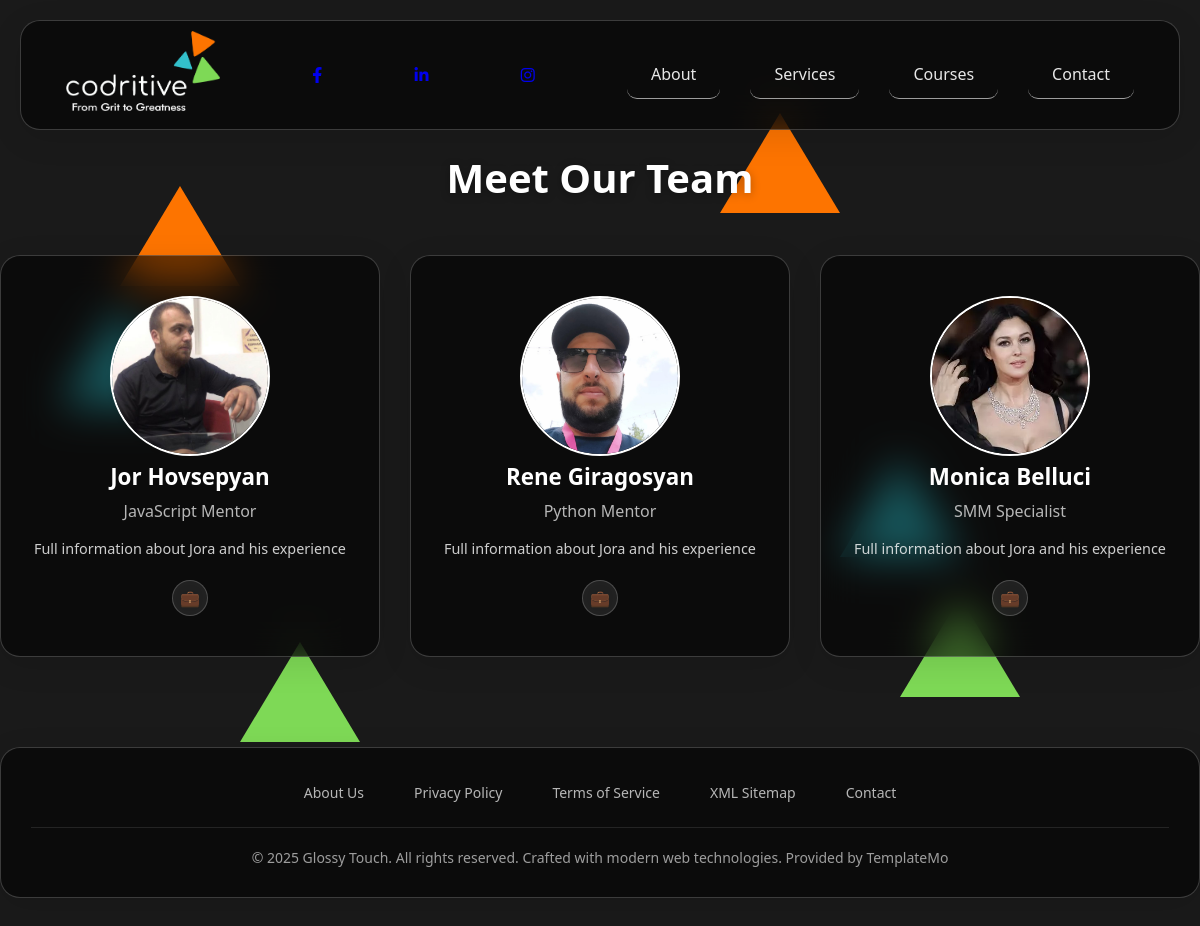
The page /about/ on the database its author committed.
### core/models.py (models this page shows, shortened)
class Logo(models.Model):
    image = models.ImageField(upload_to='logo_images/', blank=True, null=True)

class Our_Team(models.Model):
    POSITION_CHOICES = [
        ('QA Specialist', 'QA Specialist'),
        ('Python Mentor', 'Python Mentor'),
        ('UI/UX Designer', 'UI/UX Designer'),
        ('JavaScript Mentor', 'JavaScript Mentor'),
        ('SMM Specialist', 'SMM Specialist'),
        ('Cybersecurity Mentor', 'Cybersecurity Mentor'),
    ]
    name = models.CharField(max_length=100)
    position = models.CharField(max_length=100, choices=POSITION_CHOICES)
    bio = models.TextField()
    image = models.ImageField(upload_to='team_images/', blank=True, null=True)
    link = models.URLField(blank=True, null=True)

### core/views.py (the view)
# urls.py: path('about/', views.about, name='about'),
def about(request):
    about_info = About.objects.first()
    team_members = Our_Team.objects.all()
    return render(request, 'core/about.html', {
        'about': about_info,
        'team_members': team_members
        })

### core/context_processors.py (called while the page is built)
def logo(request):
    return {'logo': Logo.objects.first()}

### core/templates/core/about.html (shortened to what this page needs)
{% extends "core/base.html" %}
{% load static %}
{% block content %}
    <link rel="stylesheet" href="{% static 'css/templatemo-glossy-touch.css' %}">
<div class="container">
    <div class="content-wrapper">
        <section class="team-section">
            <h2>Meet Our Team</h2>
            <div class="team-grid">
                {% for member in team_members %}
                <div class="team-member glass">
                    {% if member.image %}
                    <a href="{% url 'core:tutor' member.pk %}">
                        <img src="{{ member.image.url }}" class="team-avatar-img" style="height:160px">
                    </a>
                    {% else %}
                        <div class="team-avatar">👨‍💻</div>
                    {% endif %}
                    <h3>{{ member.name }}</h3>
                    <p class="role">{{ member.position }}</p>
                    <p class="bio">{{ member.bio }}</p>
                    <div class="team-social">
                        <a href="{% url 'core:tutor' member.pk %}" title="LinkedIn">💼</a>
                    </div>
                </div>
                {% endfor %}
            </div>
        </section>
    </div>
</div>
{% endblock %}

### core/templates/core/base.html (shortened to what this page needs)
{% load static %}
<!DOCTYPE html>
<html lang="en">
<head>
    <link rel="stylesheet" href="{% static 'css/templatemo-glossy-touch.css' %}">
    <link rel="stylesheet" href="https://cdnjs.cloudflare.com/ajax/libs/font-awesome/6.4.0/css/all.min.css">
</head>
<body>
    <div class="bg-shapes">
        <div class="shape"></div>
        <div class="shape"></div>
        <div class="shape"></div>
        <div class="shape"></div>
        <div class="shape"></div>
    </div>
    <header>
        <div class="container">
            <nav class="glass">
                <div class="logo">
                    {% if logo %}
                        <a href="{% url 'core:home' %}">
                            <img src="{{ logo.image.url }}" alt="Logo" style="height:80px">
                        </a>
                    {% else %}
                        <a href="{% url 'core:home' %}">Home</a>
                    {% endif %}
                </div>
                <div class="social-links">
                        <a href="https://www.facebook.com/profile.php?id=61578668529901" target="_blank">
                            <i class="fab fa-facebook-f"></i>
                        </a>
                    </div>
                    <div>
                        <a href="https://www.linkedin.com/company/108302999/admin/dashboard/" target="_blank">
                            <i class="fab fa-linkedin-in"></i>
                        </a>
                    </div>
                    <div>
                        <a href="https://www.instagram.com/codritive/" target="_blank">
                            <i class="fab fa-instagram"></i>
                        </a>
                    </div>
                <div class="nav-links">
                    <a href="{% url 'core:about' %}">About</a>
                    <a href="{% url 'core:service' %}">Services</a>
                    <a href="{% url 'core:training' %}">Courses</a>
                    <a href="{% url 'core:contact' %}">Contact</a>
                </div>
            </nav>
        </div>
    </header>
    {% block content %}{% endblock %}
    <div id="footer">
        <div class="container">
            <footer class="glass">
                <div class="footer-content">
                    <div class="footer-links">
                        <a href="#">About Us</a>
                        <a href="#">Privacy Policy</a>
                        <a href="#">Terms of Service</a>
                        <a href="#">XML Sitemap</a>
                        <a href="#">Contact</a>
                    </div>
                    <div class="copyright">
                        &copy; 2025 Glossy Touch. All rights reserved. Crafted with modern web technologies.
                        Provided by <a rel="nofollow" href="https://templatemo.com" target="_blank">TemplateMo</a>
                    </div>
                </div>
            </footer>
        </div>
    </div>
</body>
</html>

### core/static/css/templatemo-glossy-touch.css (style rules this page uses)
* { margin: 0; padding: 0; box-sizing: border-box; }
body { font-family: "Segoe UI", Tahoma, Geneva, Verdana, sans-serif; background: linear-gradient( 135deg, #0c0c0c 0%, #1a1a2e 15%, #16213e 35%, #0f3460 50%, #533a7d 70%, #8b5a8c 85%, #a0616a 100% ); background-color: transparent; background-color: #1A1A1A !important; background-image: none !important; min-height: 100vh; overflow-x: hidden; overflow: scroll; }
.bg-shapes { position: fixed; top: 0; left: 0; width: 100%; height: 100%; z-index: -1; overflow: hidden; min-height: 100%; background-color: transparent; }
.shape { position: absolute; width: 0; height: 0; background: none; border-left: 60px solid transparent; border-right: 60px solid transparent; border-bottom: 100px solid rgba(245, 247, 246, 0.904); border-radius: 0px; animation: float 6s ease-in-out infinite, spin 12s linear infinite; }
.shape:nth-child(1) { width: 120px; height: 80px; top: 20%; left: 10%; border-bottom: 100px solid #FD7400; animation-delay: 0s, 0s; }
.shape:nth-child(2) { width: 90px; height: 140px; top: 60%; right: 15%; border-bottom: 100px solid #7ED956; animation-delay: 2s, 1s; }
.shape:nth-child(3) { width: 100px; height: 60px; bottom: 20%; left: 20%; border-bottom: 100px solid #7ED956; animation-delay: 4s, 2s; }
.shape:nth-child(4) { width: 80px; height: 120px; top: 10%; right: 30%; border-bottom: 100px solid #FD7400; animation-delay: 1s, 0.5s; }
.shape:nth-child(5) { width: 110px; height: 70px; bottom: 40%; right: 20%; border-bottom: 100px solid #33C0CB; animation-delay: 3s, 1.5s; }
.glass { background-color: #0000008c; backdrop-filter: blur(20px); border: 1px solid rgba(255, 255, 255, 0.2); border-radius: 20px; box-shadow: 0 8px 32px rgba(0, 0, 0, 0.1); transition: all 0.3s ease; position: relative; overflow: hidden; }
header { padding: 20px; }
.container { max-width: 1200px; margin: 0 auto; }
nav { display: flex; justify-content: space-between; align-items: center; padding: 30px 45px; }
.logo { font-size: 32px; font-weight: bold; color: white; text-shadow: 0 2px 10px rgba(0, 0, 0, 0.3); display: flex; align-items: center; gap: 15px; cursor: pointer; height: 40px; width: auto; display: flex; align-items: center; justify-content: center; }
.nav-links { display: flex; gap: 30px; }
.nav-links a { color: rgba(255, 255, 255, 0.9); text-decoration: none; font-weight: 500; transition: all 0.3s ease; padding: 12px 24px 13px 24px; border-radius: 10px; cursor: pointer; font-size: 16px; border-bottom: 1px solid rgba(255, 255, 255, 0.6); }
.content-wrapper { min-height: calc(100vh - 300px); }
.team-section { margin-bottom: 60px; }
.team-section h2 { font-size: 2.5rem; color: white; text-align: center; margin-bottom: 50px; text-shadow: 0 2px 10px rgba(0, 0, 0, 0.3); }
.team-grid { display: grid; grid-template-columns: repeat(3, 1fr); gap: 30px; }
.team-member { padding: 40px 30px; text-align: center; color: white; transition: all 0.3s ease; }
.team-avatar-img { border-radius: 50%; object-fit: cover; width: 160px; height: 160px; border: 2px solid #fff; box-shadow: 0 2px 8px rgba(0,0,0,0.1); }
.team-member h3 { font-size: 1.4rem; margin-bottom: 8px; color: white; }
.team-member .role { font-size: 1rem; color: rgba(255, 255, 255, 0.7); margin-bottom: 15px; }
.team-member .bio { font-size: 0.9rem; line-height: 1.6; color: rgba(255, 255, 255, 0.8); margin-bottom: 20px; }
.team-social { display: flex; justify-content: center; gap: 15px; }
.team-social a { width: 36px; height: 36px; background: rgba(255, 255, 255, 0.1); border-radius: 50%; display: flex; align-items: center; justify-content: center; color: rgba(255, 255, 255, 0.8); text-decoration: none; transition: all 0.3s ease; backdrop-filter: blur(10px); border: 1px solid rgba(255, 255, 255, 0.2); }
#footer { margin-top: 60px; padding: 30px 0; }
.footer-content { padding: 30px; text-align: center; color: rgba(255, 255, 255, 0.8); }
.footer-links { display: flex; justify-content: center; gap: 30px; margin-bottom: 20px; flex-wrap: wrap; }
.footer-links a { color: rgba(255, 255, 255, 0.7); text-decoration: none; font-size: 14px; transition: color 0.3s ease; padding: 5px 10px; }
.copyright { font-size: 14px; color: rgba(255, 255, 255, 0.6); border-top: 1px solid rgba(255, 255, 255, 0.1); padding-top: 20px; }
.copyright a { color: rgba(255, 255, 255, 0.6); text-decoration: none; }

### rows shown on the page
Logo: image (picture)
Our_Team: image (picture), name "Jor Hovsepyan", position "JavaScript Mentor", bio "Full information about Jora and his experience"
Our_Team: image (picture), name "Rene Giragosyan", position "Python Mentor", bio "Full information about Jora and his experience"
Our_Team: image (picture), name "Monica Belluci", position "SMM Specialist", bio "Full information about Jora and his experience"
